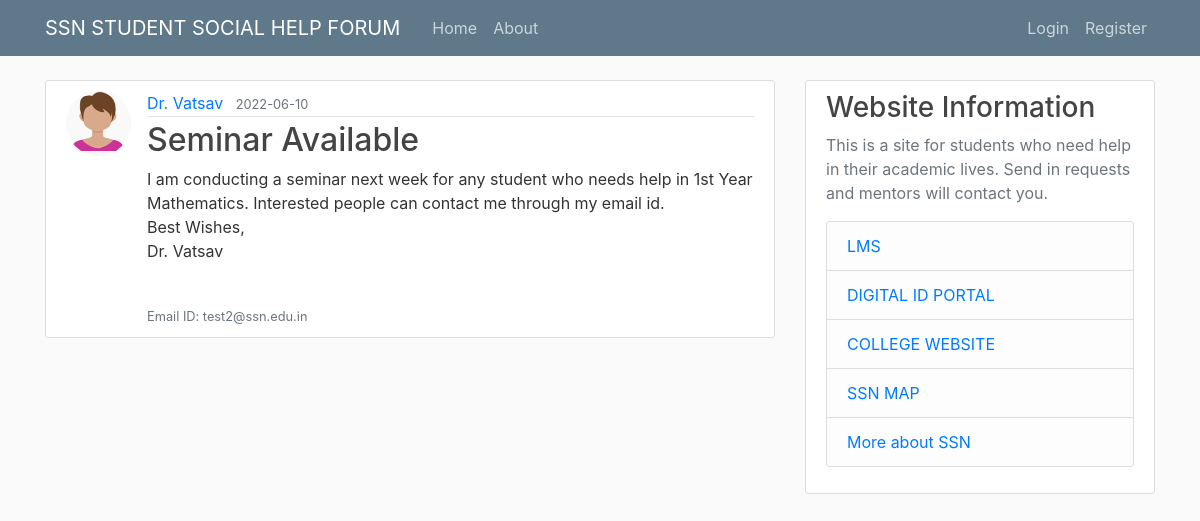
Screenshot of /post/3 with the database file from the repository.
### flaskblog/models.py (models this page shows, shortened)
class User(db.Model, UserMixin):
    id = db.Column(db.Integer, primary_key=True)
    username = db.Column(db.String(20), unique=True, nullable=False)
    email = db.Column(db.String(120), unique=True, nullable=False)
    image_file = db.Column(db.String(20), nullable=False, default='default.jpg')
    password = db.Column(db.String(60), nullable=False)
    posts = db.relationship('Post', backref='author', lazy=True)

class Post(db.Model):
    id = db.Column(db.Integer, primary_key=True)
    title = db.Column(db.String(100), nullable=False)
    date_posted = db.Column(db.DateTime, nullable=False, default=datetime.utcnow)
    content = db.Column(db.Text, nullable=False)
    user_id = db.Column(db.Integer, db.ForeignKey('user.id'), nullable=False)

### flaskblog/routes.py (the view)
@app.route("/post/<int:post_id>")
def post(post_id):
    post = Post.query.get_or_404(post_id)
    return render_template('post.html', title=post.title, post=post)

### flaskblog/templates/post.html (shortened to what this page needs)
{% extends "layout.html" %}
{% block content %}
    <article class="media content-section">
        <img class="rounded-circle article-img" src="{{ url_for('static', filename='profile_pics/' + post.author.image_file) }}">
        <div class="media-body">
            <div class="article-metadata">
                <a class="mr-2" href="#">{{ post.author.username }}</a>
                <small class="text-muted">{{ post.date_posted.strftime('%Y-%m-%d') }}</small>
            </div>
            <h2 class="article-title">{{ post.title }}</h2>
            <p class="article-content">{{ post.content }}</p>
            <small class="text-muted"> <br /> Email ID: {{ post.author.email}}</small>
        </div>
    </article>
{% endblock content %}

### flaskblog/static/main.css (style rules this page uses)
body { background: #fafafa; color: #333333; margin-top: 5rem; }
h1, h2, h3, h4, h5, h6 { color: #444444; }
.content-section { background: #ffffff; padding: 10px 20px; border: 1px solid #dddddd; border-radius: 3px; margin-bottom: 20px; }
.article-title { color: #444444; }
.article-content { white-space: pre-line; }
.article-img { height: 65px; width: 65px; margin-right: 16px; }
.article-metadata { padding-bottom: 1px; margin-bottom: 4px; border-bottom: 1px solid #e3e3e3 }

### rows the page displays
User: image_file (picture), author.username "Dr. Vatsav", author.email "test2@ssn.edu.in"
Post: date_posted "2022-06-10", title "Seminar Available", content "I am conducting a seminar next week for any student who needs help in 1st Year Mathematics. Interested people can contact me through my email id. Best Wishes, Dr. Vatsav"
